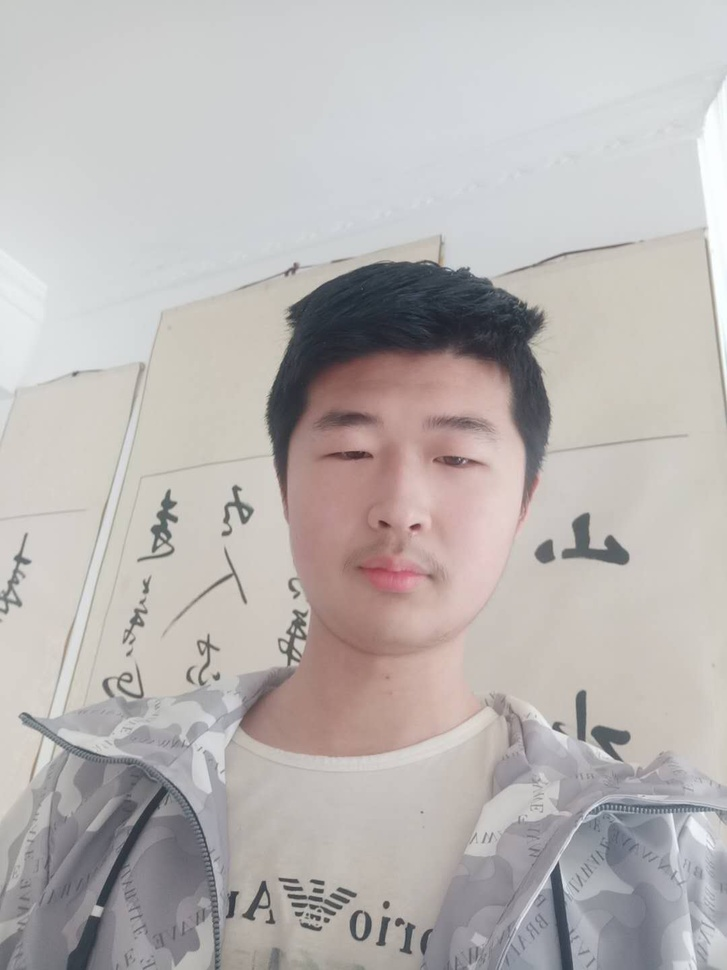
#> input picture train_data/0/1.jpg, 727 x 970 px, shrunk from 1080 x 1440 before the run; its folder holds only this picture in this run
$ python face.py
#> lines starting #> are read from the running program, lines starting #| are printed output that depends on the picture
import cv2
import os
import numpy as np

# 检测人脸
def detect_face(img):
    # 将测试图像转换为灰度图像，因为opencv人脸检测器需要灰度图像
    gray = cv2.cvtColor(img, cv2.COLOR_BGR2GRAY)

    # 加载OpenCV人脸检测分类器Haar
    face_cascade = cv2.CascadeClassifier(r'D:\App\Anacond\Lib\site-packages\cv2\data\haarcascade_frontalface_default.xml')

    # 检测多尺度图像，返回值是一张脸部区域信息的列表（x,y,宽,高）
    faces = face_cascade.detectMultiScale(gray, scaleFactor=1.2, minNeighbors=5)

    # 如果未检测到面部，则返回原始图像
    if (len(faces) == 0):
        return None, None

    # 目前假设只有一张脸，xy为左上角坐标，wh为矩形的宽高
    (x, y, w, h) = faces[0]

    # 返回图像的正面部分
    return gray[y:y + w, x:x + h], faces[0]


# 该函数将读取所有的训练图像，从每个图像检测人脸并将返回两个相同大小的列表，分别为脸部信息和标签
def prepare_training_data(data_folder_path):
    # 获取数据文件夹中的目录（每个主题的一个目录）
#> called with data_folder_path = 'train_data'
    dirs = os.listdir(data_folder_path)

    # 两个列表分别保存所有的脸部和标签
    faces = []
    labels = []

# 浏览每个目录并访问其中的图像
    for dir_name in dirs:
        # dir_name(str类型)即标签
        label = int(dir_name)
        # 建立包含当前主题主题图像的目录路径
        subject_dir_path = data_folder_path + "/" + dir_name
        # 获取给定主题目录内的图像名称
        subject_images_names = os.listdir(subject_dir_path)

        # 浏览每张图片并检测脸部，然后将脸部信息添加到脸部列表faces[]
        for image_name in subject_images_names:
            # 建立图像路径
            image_path = subject_dir_path + "/" + image_name
            # 读取图像
            image = cv2.imread(image_path)
#> image is the input picture: shape (970, 727, 3); mean B, G, R 179.6, 181.2, 185.9
            # 显示图像0.1s
            cv2.imshow("Training on image...", image)
            cv2.waitKey(100)

            # 检测脸部
            face, rect = detect_face(image)
#> in detect_face, `faces = face_cascade.detectMultiScale(gray, scaleFactor=1.2, minNeighb..`: faces = [[516, 764, 50, 50], [260, 346, 290, 290]]
#> in detect_face, `(x, y, w, h) = faces[0]`: x = 516; y = 764; w = 50
#> rect = [516, 764, 50, 50]
            # 我们忽略未检测到的脸部
            if face is not None:
                # 将脸添加到脸部列表并添加相应的标签
                faces.append(face)
                labels.append(label)
#> pass 2 of the loop in prepare_training_data, `for dir_name in dirs:`:
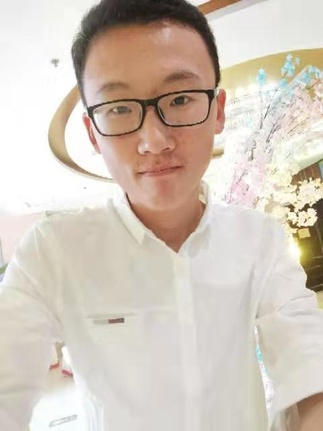
#> input picture train_data/1/1.jpg, 323 x 431 px, shrunk from 480 x 640 before the run
#> in prepare_training_data, image is the input picture: shape (431, 323, 3); mean B, G, R 187.8, 199.4, 210.6
#> in detect_face (call 2), `gray = cv2.cvtColor(img, cv2.COLOR_BGR2GRAY)`:
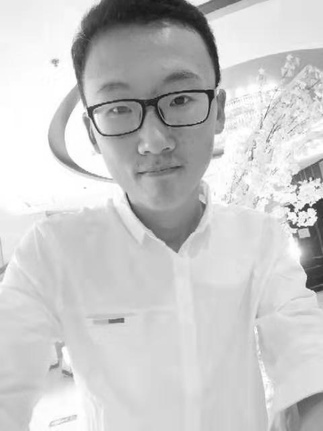
#> gray: shape (431, 323); min 22, max 255, mean 201.4
#> in detect_face (call 2), `faces = face_cascade.detectMultiScale(gray, scaleFactor=1.2, minNeighb..`: faces = ()

    cv2.waitKey(1)
    cv2.destroyAllWindows()
    # 最终返回值为人脸和标签列表
    return faces, labels


# 根据给定的（x，y）坐标和宽度高度在图像上绘制矩形
def draw_rectangle(img, rect):
    (x, y, w, h) = rect
    cv2.rectangle(img, (x, y), (x + w, y + h), (255, 0, 0), 5)


# 根据给定的（x，y）坐标标识出人名
def draw_text(img, text, x, y):
    cv2.putText(img, text, (x, y), cv2.FONT_HERSHEY_COMPLEX, 2, (255, 0, 0), 2)


# 此函数识别传递的图像中的人物并在检测到的脸部周围绘制一个矩形及其名称
def predict(test_img):
    # 生成图像的副本，这样就能保留原始图像
    img = test_img.copy()
    # 检测人脸
    face, rect = detect_face(img)
    # 预测人脸
    label = face_recognizer.predict(face)
    # 获取由人脸识别器返回的相应标签的名称
    label_text = subjects[label[0]]

    # 在检测到的脸部周围画一个矩形
    draw_rectangle(img, rect)
    # 标出预测的名字
    draw_text(img, label_text, rect[0], rect[1] - 5)
    # 返回预测的图像
    return img


if __name__ == "__main__":
    # 建立标签与人名的映射列表（标签只能为整数）
    subjects = ["WP", "SJA"]

    # 调用prepare_training_data（）函数
    faces, labels = prepare_training_data("train_data")
#> faces = 1 item; labels = [0]

    # 创建LBPH识别器并开始训练，当然也可以选择Eigen或者Fisher识别器
    face_recognizer = cv2.face.LBPHFaceRecognizer_create()
    # face_recognizer = cv2.face.createLBPHFaceRecognizer()
    face_recognizer.train(faces, np.array(labels))

    # 加载测试图像
    test_img1 = cv2.imread("test_data/test_1.jpg")
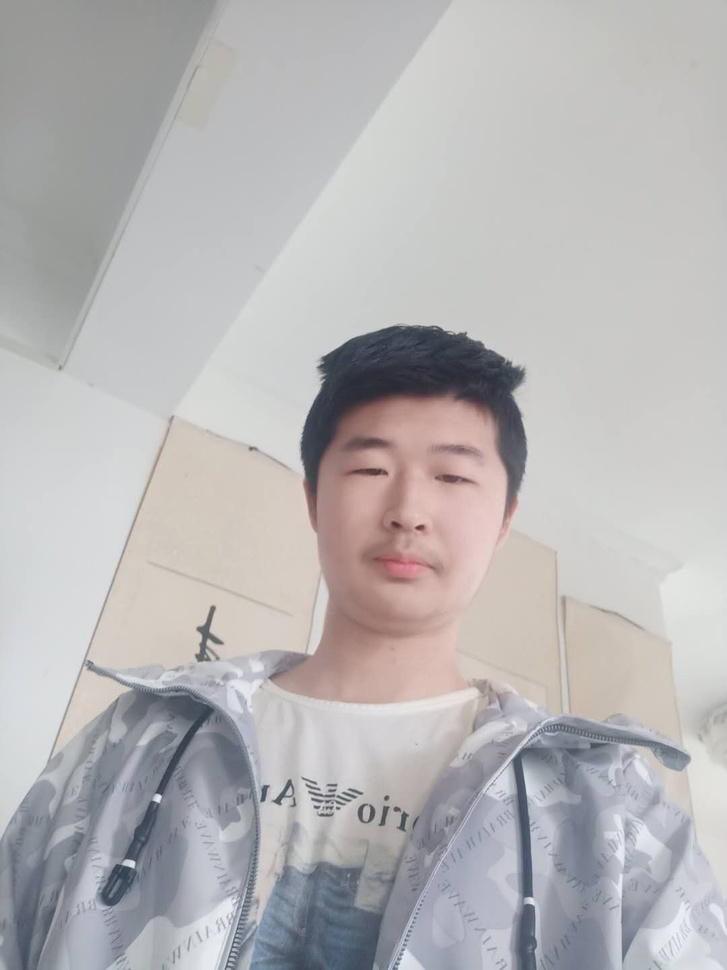
#> input picture test_data/test_1.jpg, 727 x 970 px, shrunk from 1080 x 1440 before the run
#> test_img1 is the input picture: shape (970, 727, 3); mean B, G, R 181.9, 181.1, 183.1
    test_img2 = cv2.imread("test_data/test_2.jpg")
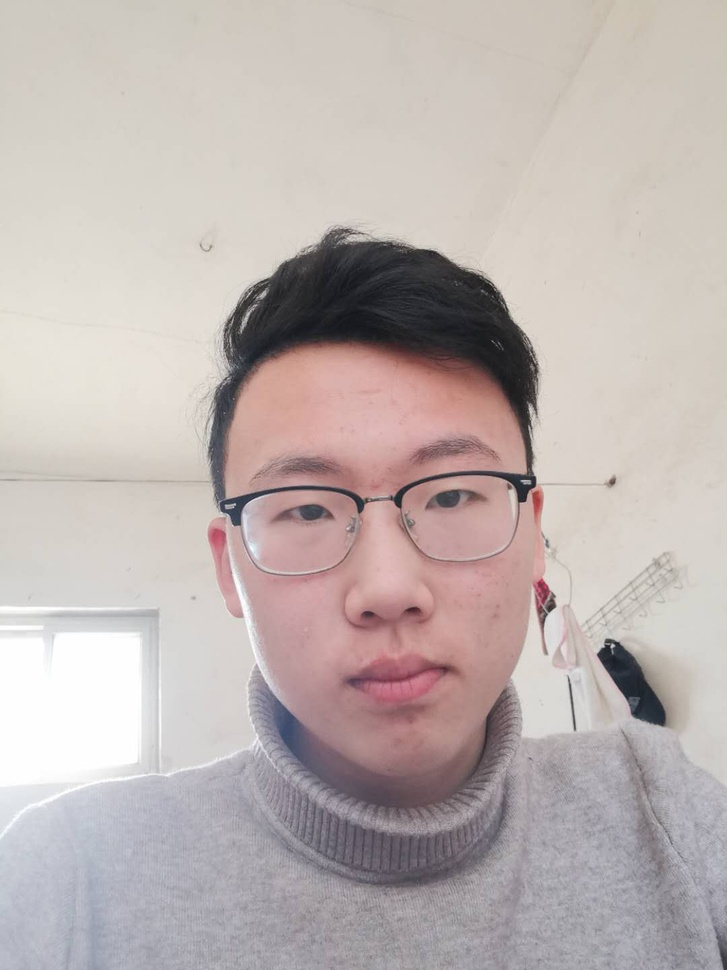
#> input picture test_data/test_2.jpg, 727 x 970 px, shrunk from 1080 x 1440 before the run
#> test_img2 is the input picture: shape (970, 727, 3); mean B, G, R 177, 179.4, 190

    # 执行预测
    predicted_img1 = predict(test_img1)
#> in detect_face (call 3), `gray = cv2.cvtColor(img, cv2.COLOR_BGR2GRAY)`:
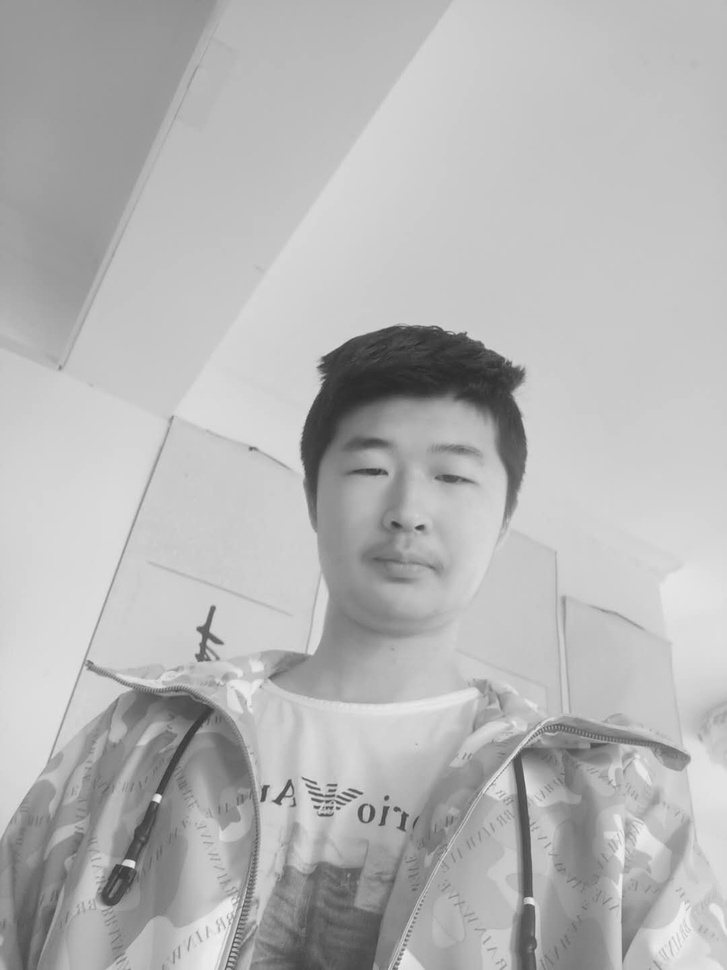
#> gray: shape (970, 727); min 42, max 243, mean 181.8
#> in detect_face (call 3), `faces = face_cascade.detectMultiScale(gray, scaleFactor=1.2, minNeighb..`: faces = [[187, 823, 70, 70], [302, 385, 221, 221]]
#> in detect_face (call 3), `(x, y, w, h) = faces[0]`: x = 187; y = 823; w = 70
#> in predict, `face, rect = detect_face(img)`:
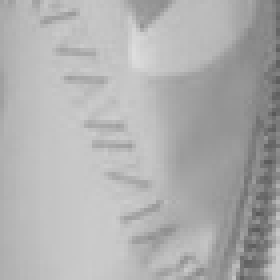
#> face: shape (70, 70) (shown 4 times larger); min 89, max 221, mean 175.4
#> in predict, `face, rect = detect_face(img)`: rect = [187, 823, 70, 70]
#> in predict, `label = face_recognizer.predict(face)`: label = (0, 168.9)
#> in predict, `label_text = subjects[label[0]]`: label_text = 'WP'
#> in draw_rectangle, `(x, y, w, h) = rect`: x = 187; y = 823; w = 70
    predicted_img2 = predict(test_img2)
#> in detect_face (call 4), `gray = cv2.cvtColor(img, cv2.COLOR_BGR2GRAY)`:
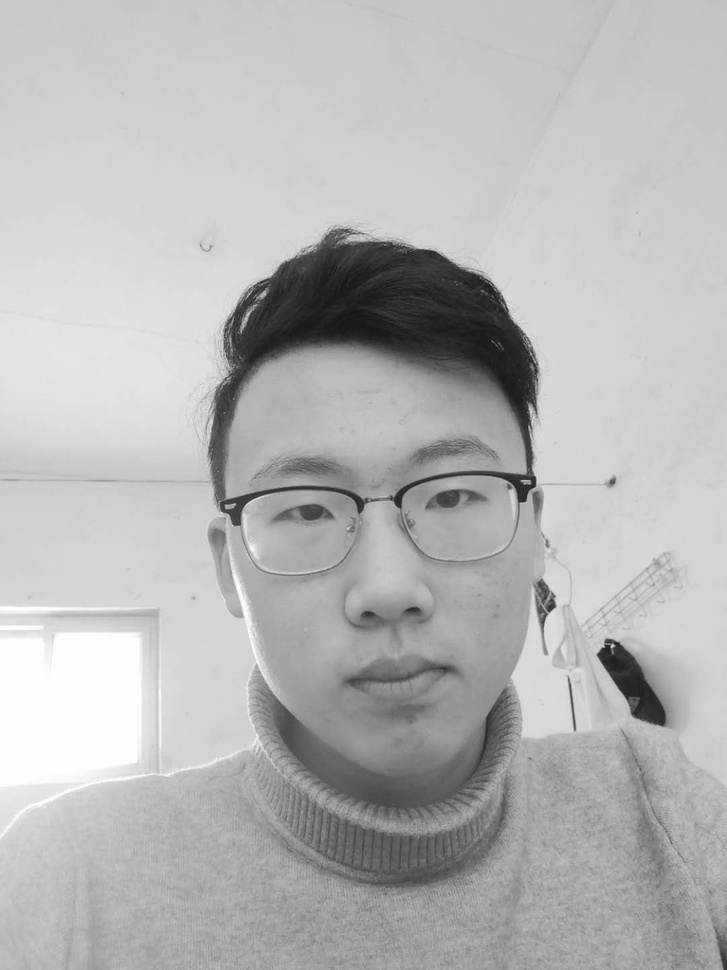
#> gray: shape (970, 727); min 21, max 255, mean 182.3
#> in detect_face (call 4), `faces = face_cascade.detectMultiScale(gray, scaleFactor=1.2, minNeighb..`: faces = [[181, 348, 399, 399]]
#> in detect_face (call 4), `(x, y, w, h) = faces[0]`: x = 181; y = 348; w = 399
#> in predict (call 2), `face, rect = detect_face(img)`:
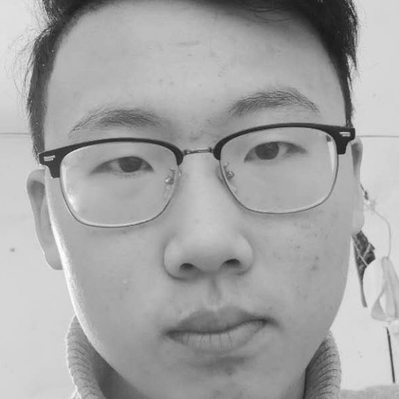
#> face: shape (399, 399); min 25, max 255, mean 164.4
#> in predict (call 2), `face, rect = detect_face(img)`: rect = [181, 348, 399, 399]
#> in predict (call 2), `label = face_recognizer.predict(face)`: label = (0, 146.6)
#> call 2 of draw_text, with text = 'WP', x = 181, y = 343
#> in draw_text (call 2), `cv2.putText(img, text, (x, y), cv2.FONT_HERSHEY_COMPLEX, 2, (255, 0, 0..`:
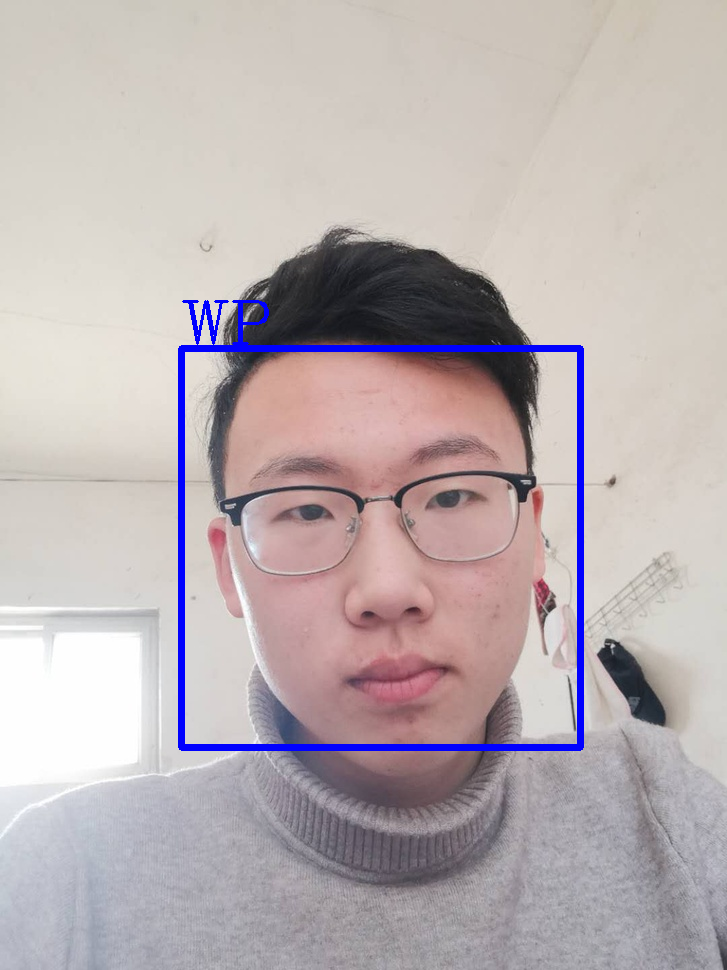
#> img: shape (970, 727, 3); mean B, G, R 178.6, 176.6, 187

    # 显示两个图像
    cv2.imshow(subjects[0], predicted_img1)
    cv2.imshow(subjects[1], predicted_img2)
    cv2.imwrite('cv_final1.jpg', predicted_img1)
    cv2.imwrite('cv_final2.jpg', predicted_img2)
    cv2.waitKey(0)
    cv2.destroyAllWindows()
